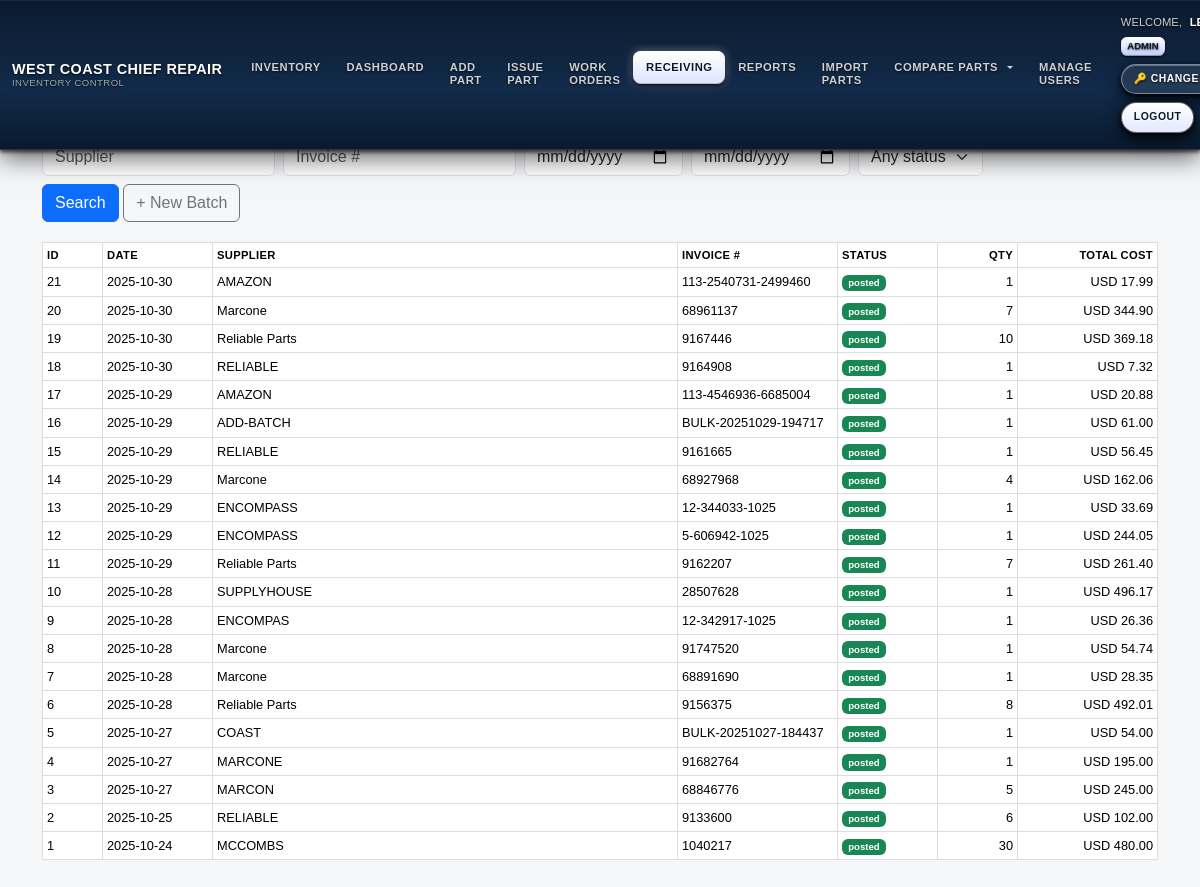
Before: /receiving (signed in) with the older database file.
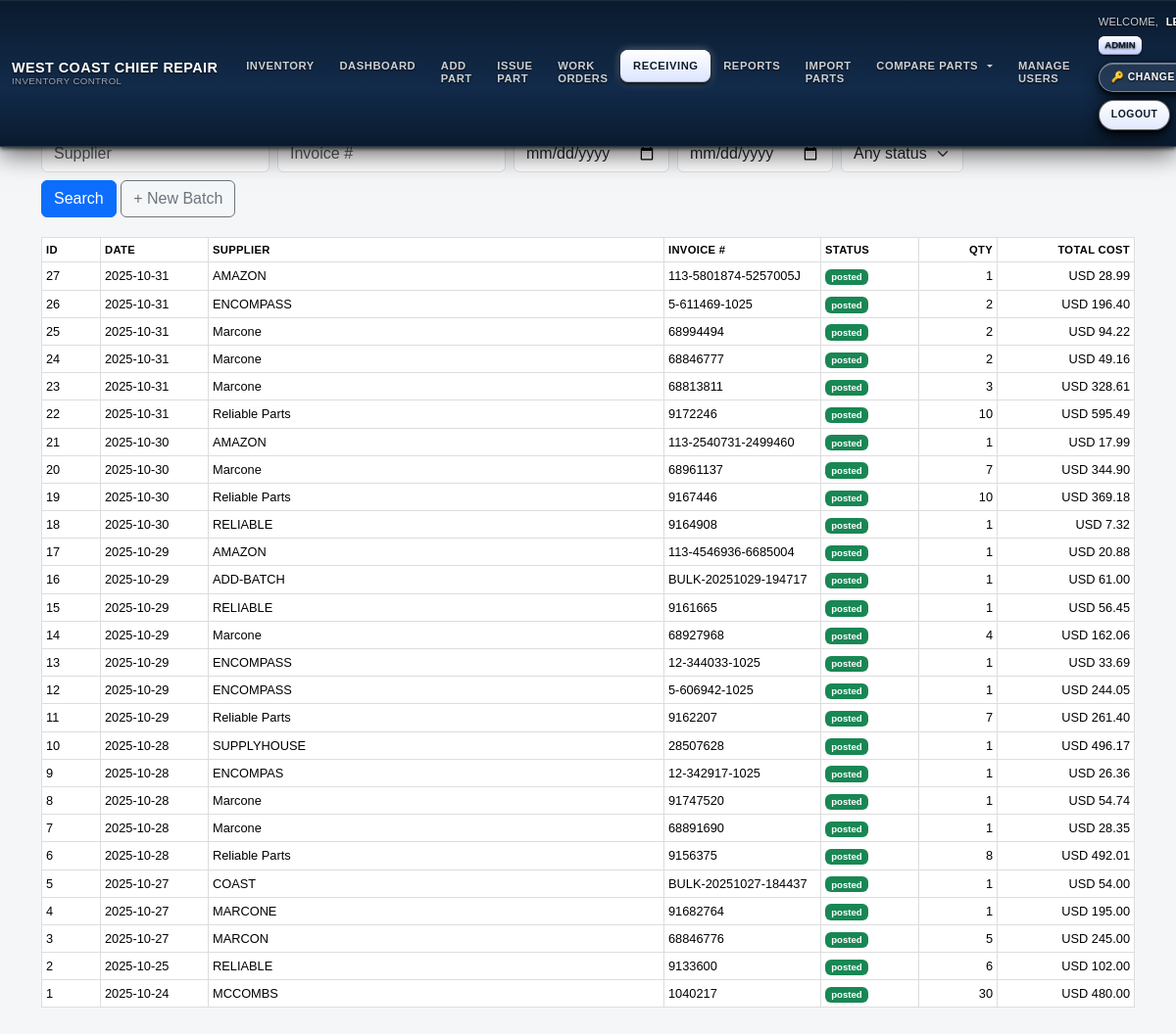
After: the same page with the newer database file.
### models.py (models this page shows, shortened)
class GoodsReceipt(db.Model):
    __tablename__ = "goods_receipts"
    __table_args__ = (
        db.Index("ix_gr_supplier_invoice", "supplier_name", "invoice_number"),
        {"extend_existing": True},
    )
    id = db.Column(db.Integer, primary_key=True)
    supplier_name = db.Column(db.String(200), nullable=False, index=True)
    invoice_number = db.Column(db.String(64))
    invoice_date = db.Column(db.Date)
    currency = db.Column(db.String(8), default="USD")
    notes = db.Column(db.Text)
    status = db.Column(db.String(16), default="draft", nullable=False)
    created_at = db.Column(db.DateTime, default=datetime.utcnow, nullable=False)
    created_by = db.Column(db.Integer)
    posted_at = db.Column(db.DateTime)
    posted_by = db.Column(db.Integer)
    attachment_path = db.Column(db.String(512))
    extra_expenses = db.Column(db.Float, default=0.0)
    @property
    def items(self):
        return self.lines

### inventory/routes.py (the view)
@inventory_bp.get("/receiving", endpoint="receiving_list")
@login_required
def receiving_list():
    from sqlalchemy import func
    current_app.logger.debug("### DEBUG receiving_list USING MODEL %s FROM %s TABLENAME=%s", ReceivingBatch, __file__,
                               getattr(ReceivingBatch, "__tablename__", "?"))
    q = ReceivingBatch.query
    supplier = (request.args.get("supplier") or "").strip()
    inv = (request.args.get("invoice") or "").strip()
    d1 = (request.args.get("date_from") or "").strip()
    d2 = (request.args.get("date_to") or "").strip()
    status = (request.args.get("status") or "").strip()
    if supplier:
        q = q.filter(ReceivingBatch.supplier_name.ilike(f"%{supplier}%"))
    if inv:
        q = q.filter(ReceivingBatch.invoice_number.ilike(f"%{inv}%"))
    if status in ("draft", "posted"):
        q = q.filter(ReceivingBatch.status == status)
    def _parse_date(s):
        try:
            return datetime.strptime(s, "%Y-%m-%d").date()
        except Exception:
            return None
    d1p, d2p = _parse_date(d1), _parse_date(d2)
    if d1p:
        q = q.filter(ReceivingBatch.invoice_date >= d1p)
    if d2p:
        q = q.filter(ReceivingBatch.invoice_date <= d2p)
    batches = q.order_by(
        ReceivingBatch.invoice_date.desc().nullslast(),
        ReceivingBatch.id.desc()
    ).all()
    totals = {}
    for b in batches:
        try:
            lines = getattr(b, "items", []) or getattr(b, "lines", []) or []
            total = 0.0
            for ln in lines:
                qty  = getattr(ln, "qty", None) or getattr(ln, "quantity", 0) or 0
                cost = getattr(ln, "unit_cost", None) or getattr(ln, "price", None) or 0.0
                try:
                    total += float(cost) * int(qty)
                except Exception:
                    pass
            totals[b.id] = total
        except Exception:
            totals[b.id] = 0.0
    can_admin = bool(
        getattr(current_user, "is_superadmin", False) or
        getattr(current_user, "is_super_admin", False) or
        getattr(current_user, "is_admin", False)
    )
    return render_template(
        "receiving_list.html",
        batches=batches,
        totals=totals,
        can_admin=can_admin,
        filters={
            "supplier": supplier, "invoice": inv,
            "date_from": d1, "date_to": d2, "status": status
        }
    )

### auth/routes.py (called while the page is built)
@login_manager.user_loader
def load_user(user_id):
    return User.query.get(int(user_id))

### templates/receiving_list.html (shortened to what this page needs)
{% extends "base.html" %}
{% block content %}
<h3>Receiving Batches</h3>
<form class="row g-2 mb-3" method="get">
  <div class="col-auto"><input name="supplier" class="form-control" placeholder="Supplier" value="{{ filters.supplier }}"></div>
  <div class="col-auto"><input name="invoice" class="form-control" placeholder="Invoice #" value="{{ filters.invoice }}"></div>
  <div class="col-auto"><input name="date_from" type="date" class="form-control" value="{{ filters.date_from }}"></div>
  <div class="col-auto"><input name="date_to" type="date" class="form-control" value="{{ filters.date_to }}"></div>
  <div class="col-auto">
    <select name="status" class="form-select">
      <option value="">Any status</option>
    </select>
  </div>
  <div class="col-auto">
    <button class="btn btn-primary">Search</button>
    <a class="btn btn-outline-secondary" href="{{ url_for('inventory.receiving_new') }}">+ New Batch</a>
  </div>
</form>
{% set role = current_user.role if current_user.is_authenticated else '' %}
{% set can_super = current_user.is_authenticated and (
  role == 'superadmin' or (current_user.is_superadmin|default(false)) or (current_user.is_super_admin|default(false))
) %}
<table class="table table-sm table-hover align-middle">
  <thead>
    <tr>
      <th style="width:60px;">ID</th>
      <th style="width:110px;">Date</th>
      <th>Supplier</th>
      <th style="width:160px;">Invoice #</th>
      <th style="width:100px;">Status</th>
      <th style="width:80px;" class="text-end">Qty</th>
      <th style="width:140px;" class="text-end">Total Cost</th>
    </tr>
  </thead>
  <tbody>
  {% for b in batches %}
    {% set lines = (b.lines if (b.lines is defined) else (b.items if (b.items is defined) else [])) %}
    {% set ns = namespace(qty=0, total=0.0) %}
    {% for it in lines %}
      {% set q = (it.qty|default(it.quantity, true)|default(0, true))|int %}
      {% set u = (it.unit_cost|default(it.unit_cost_at_issue, true)|default(0.0, true))|float %}
      {% set ns.qty = ns.qty + q %}
      {% set ns.total = ns.total + (q * u) %}
    {% endfor %}
    <tr onclick="location.href='{{ url_for('inventory.receiving_detail', batch_id=b.id) }}'" style="cursor:pointer">
      <td>{{ b.id }}</td>
      <td>{{ b.invoice_date|default('—', true) }}</td>
      <td>{{ b.supplier_name|default('', true) }}</td>
      <td>{{ b.invoice_number|default('', true) }}</td>
      <td>
        {% if (b.status|default('', true)) == 'posted' %}
          <span class="badge bg-success">posted</span>
        {% else %}
          <span class="badge bg-secondary">draft</span>
        {% endif %}
      </td>
      <td class="text-end">{{ ns.qty }}</td>
      <td class="text-end">
        {{ b.currency|default('USD', true) }} {{ '%.2f' % (totals.get(b.id, ns.total) if totals is defined else ns.total) }}
      </td>
    </tr>
  {% endfor %}
  </tbody>
</table>
{% endblock %}

Changed rows visible on the page:
added GoodsReceipt: id "27", invoice_date "2025-10-31", supplier_name "AMAZON", invoice_number "113-5801874-5257005J", status "posted", qty "1", currency "USD", id "28.99"
added GoodsReceipt: id "26", invoice_date "2025-10-31", supplier_name "ENCOMPASS", invoice_number "5-611469-1025", status "posted", qty "2", currency "USD", id "196.40"
added GoodsReceipt: id "25", invoice_date "2025-10-31", supplier_name "Marcone", invoice_number "68994494", status "posted", qty "2", currency "USD", id "94.22"
added GoodsReceipt: id "24", invoice_date "2025-10-31", supplier_name "Marcone", invoice_number "68846777", status "posted", qty "2", currency "USD", id "49.16"
added GoodsReceipt: id "23", invoice_date "2025-10-31", supplier_name "Marcone", invoice_number "68813811", status "posted", qty "3", currency "USD", id "328.61"
added GoodsReceipt: id "22", invoice_date "2025-10-31", supplier_name "Reliable Parts", invoice_number "9172246", status "posted", qty "10", currency "USD", id "595.49"
